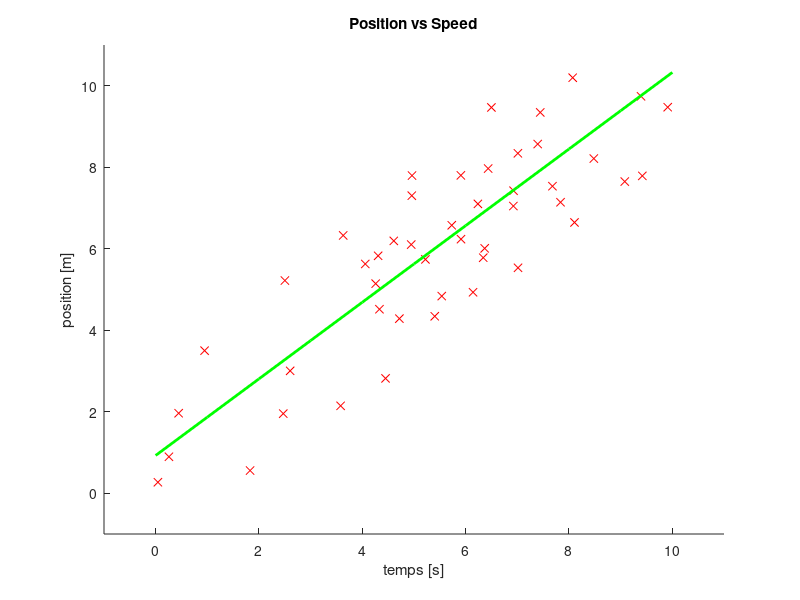

MATLAB code to generate this figure:
% Exercise 3.3.3 Show Linear Regresion graph

clear; close all; clc;

% Randomly generate data
x = 10*rand(50,1);
y = x+(5*rand(50,1)-2);

% linear regression
fit = polyfit(x,y,1);

% evaluation of the regression
x_eval = 0:10;
y_eval = polyval(fit,x_eval);

%--------------------------%
% figure creation
%[TO COMPLETE #1]
figure(1);

hold on;

% Adds elements on the figure
%[TO COMPLETE #2]
plot(x,y,'rx')
plot(x_eval,y_eval,'g','LineWidth',2)

% Figure styling
xlim([-1,11]);
%[TO COMPLETE #3]
ylim([-1,11]);

xlabel('temps [s]');
%[TO COMPLETE #4]
ylabel('position [m]');
%[TO COMPLETE #5]
title('Position vs Speed');
hold off;
